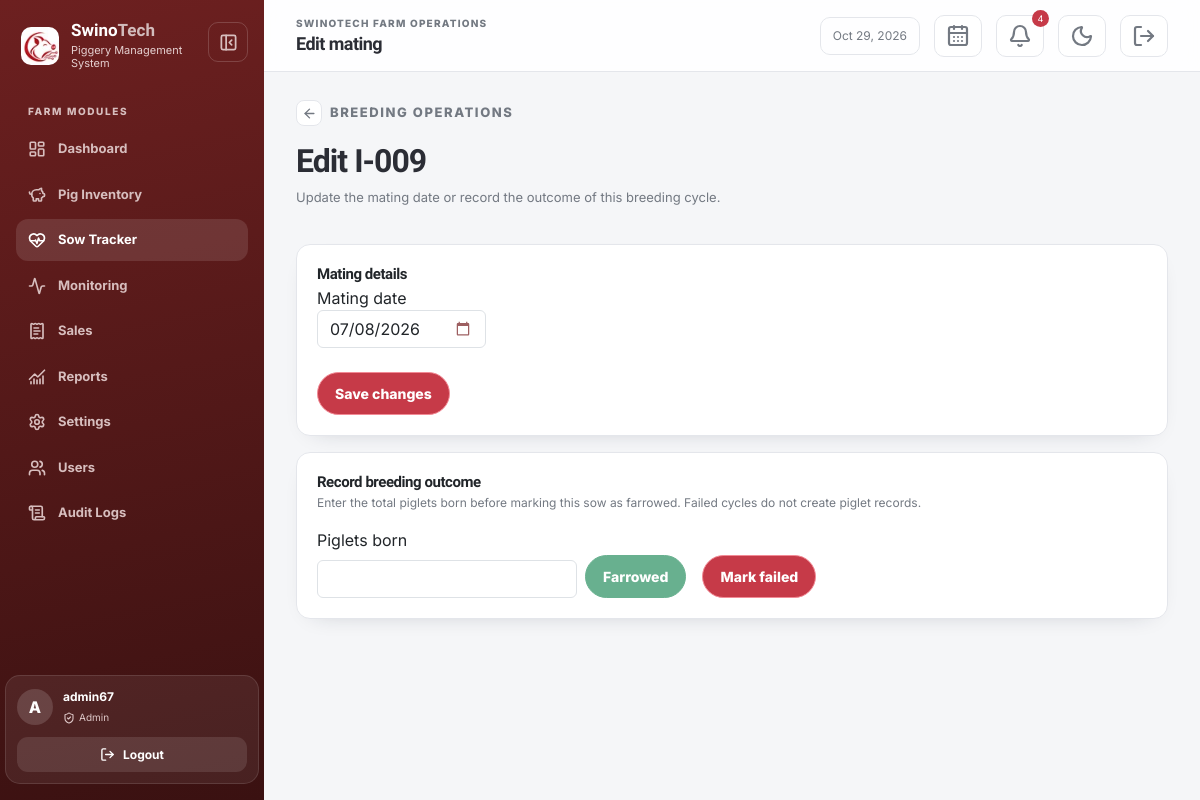
Page /sows/edit.php?id=906 (signed in) on the earlier database version.
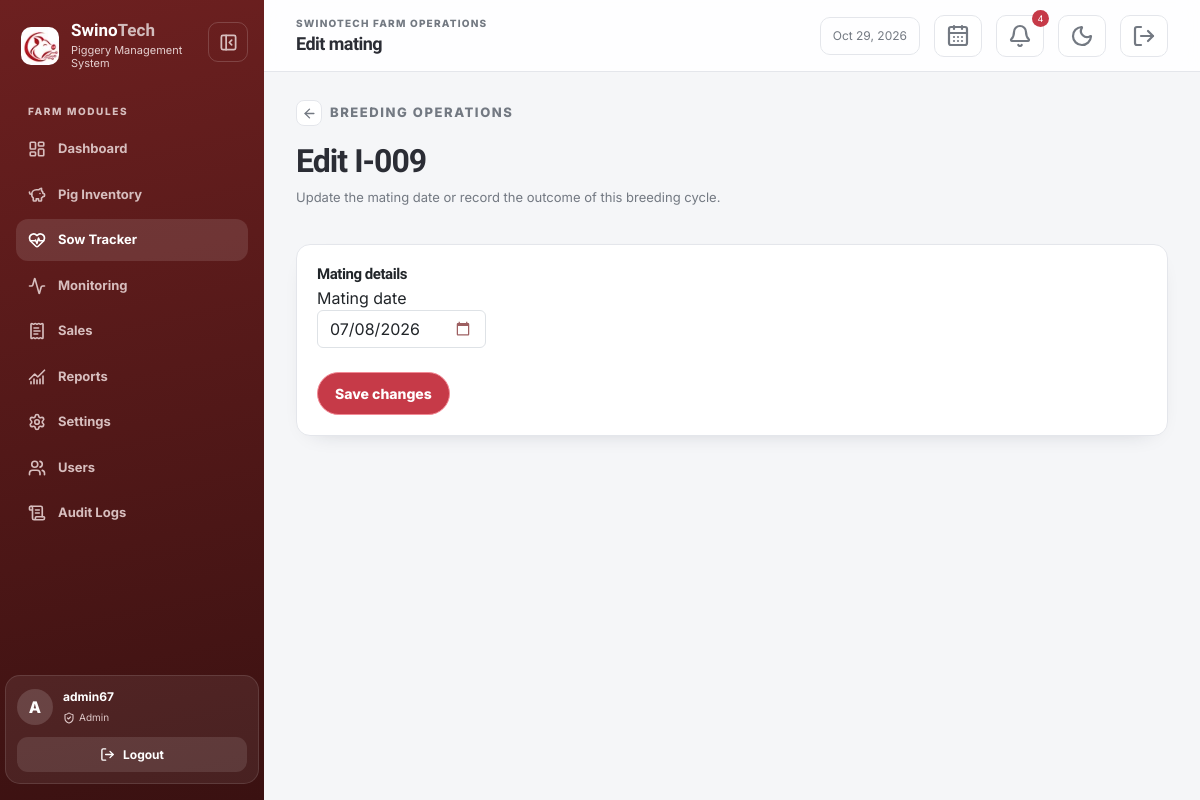
Same page on the later database version.
### includes/auth.php (called while the page is built, shortened)
<?php
function e(mixed $value): string
{
    return htmlspecialchars((string) $value, ENT_QUOTES, 'UTF-8');
}

### sows/edit.php (the view, shortened to what this page needs)
<?php
require __DIR__ . '/../includes/auth.php';
require __DIR__ . '/../includes/db.php';
$id = (int) ($_GET['id'] ?? $_POST['sow_record_id'] ?? 0);
$statement = $pdo->prepare('SELECT s.*, p.tag_number FROM sow_records s JOIN pigs p ON p.pig_id = s.pig_id WHERE s.sow_record_id = :id');
$statement->execute(['id' => $id]);
$record = $statement->fetch();
require __DIR__ . '/../includes/header.php';
?>
<div class="page-heading"><div><p class="eyebrow"><a class="back-button" href="index.php" aria-label="Back to sow tracker" title="Back to sow tracker"><i data-lucide="arrow-left" aria-hidden="true"></i></a>Breeding operations</p><h2>Edit <?= e($record['tag_number']) ?></h2><p>Update the mating date or record the outcome of this breeding cycle.</p></div></div>
<div class="card mb-3">
    <h3 class="section-title">Mating details</h3>
    <form method="post" class="row g-3">
        <div class="col-md-6"><label class="form-label">Mating date<input class="form-control" type="date" name="mating_date" value="<?= e($record['mating_date']) ?>" required></label></div>
        <div class="col-12"><button class="btn btn-danger primary-action" type="submit">Save changes</button></div>
    </form>
</div>
<?php if ($record['status'] === 'pregnant'): ?>
<div class="card">
    <h3 class="section-title">Record breeding outcome</h3>
    <p class="section-note mb-3">Enter the total piglets born before marking this sow as farrowed. Failed cycles do not create piglet records.</p>
    <div class="d-flex flex-wrap align-items-end gap-3">
        <form method="post" action="update-status.php" class="d-flex flex-wrap align-items-end gap-2">
            <div><label class="form-label" for="piglets-born">Piglets born</label><input class="form-control" id="piglets-born" type="number" name="piglets_born" min="1" step="1" required value=""></div>
            <button class="btn btn-success primary-action" id="farrowed-button" type="submit" disabled>Farrowed</button>
        </form>
        <form method="post" action="update-status.php">
            <button class="btn btn-danger primary-action" type="submit">Mark failed</button>
        </form>
    </div>
</div>
<?php endif; ?>
<?php require __DIR__ . '/../includes/footer.php'; ?>

Differences in the rows shown:
changed sow_records: status "pregnant" → "farrowed" (drawn)
Other differences:
text no longer shown: "Record breeding outcome Enter the total piglets born before marking this sow as farrowed. Failed cycles do not create piglet records. Piglets born Farrowed Mark failed"
